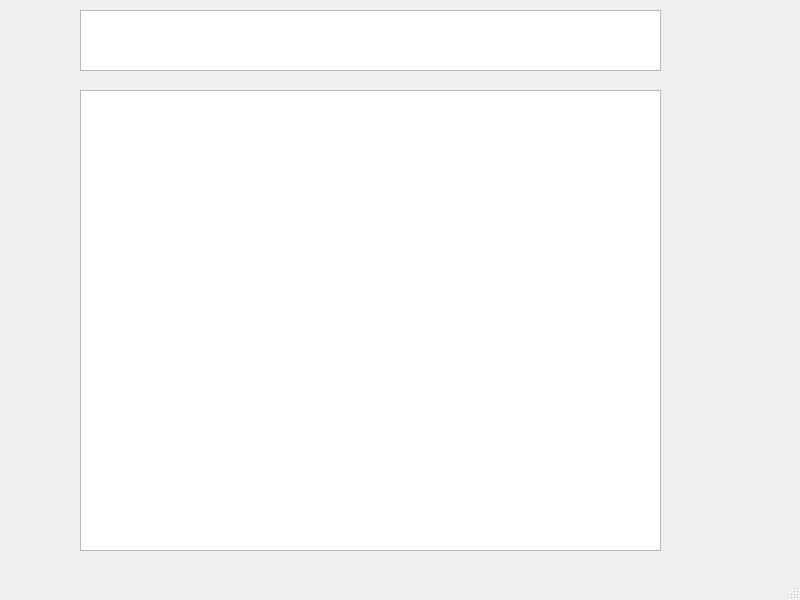
<?xml version="1.0" encoding="UTF-8"?>
<ui version="4.0">
 <class>MainWindow</class>
 <widget class="QMainWindow" name="MainWindow">
  <property name="geometry">
   <rect>
    <x>0</x>
    <y>0</y>
    <width>800</width>
    <height>600</height>
   </rect>
  </property>
  <property name="windowTitle">
   <string>MainWindow</string>
  </property>
  <widget class="QWidget" name="centralwidget">
   <widget class="QTableWidget" name="tableWidget_2">
    <property name="geometry">
     <rect>
      <x>80</x>
      <y>90</y>
      <width>581</width>
      <height>461</height>
     </rect>
    </property>
   </widget>
   <widget class="QTextBrowser" name="textBrowser">
    <property name="geometry">
     <rect>
      <x>80</x>
      <y>10</y>
      <width>581</width>
      <height>61</height>
     </rect>
    </property>
   </widget>
  </widget>
  <widget class="QMenuBar" name="menubar">
   <property name="geometry">
    <rect>
     <x>0</x>
     <y>0</y>
     <width>800</width>
     <height>20</height>
    </rect>
   </property>
  </widget>
  <widget class="QStatusBar" name="statusbar"/>
 </widget>
 <resources/>
 <connections/>
</ui>
